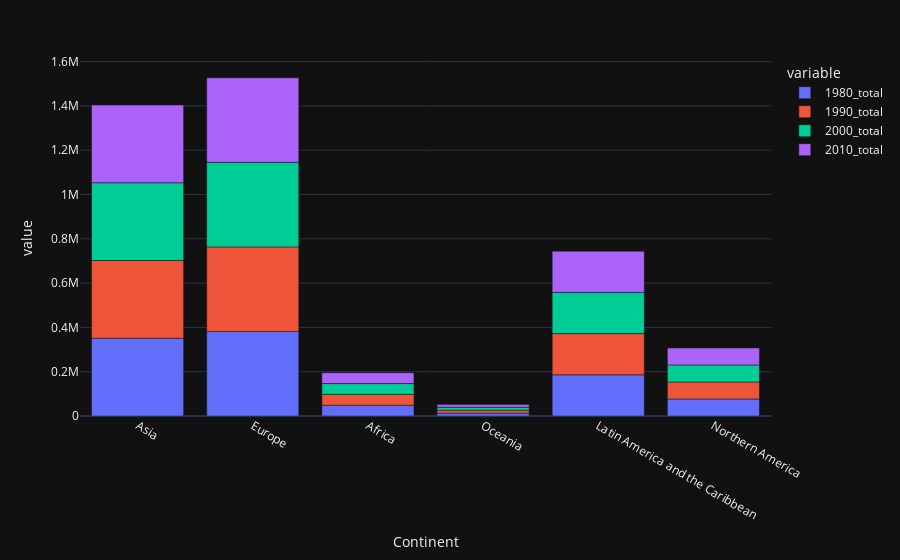

The notebook cell saved with this chart:
### Code cell
px.bar(df_continent_decades, x="Continent", y=df_continent_decades.columns)

### Figure 1 — Plotly figure (JSON) as saved in the notebook; plotly's stock layout.template omitted (floating-point values rounded to 4 significant figures)
{"data": [{"alignmentgroup": "True", "hovertemplate": "variable=1980_total<br>Continent=%{x}<br>value=%{y}<extra></extra>", "legendgroup": "1980_total", "marker": {"color": "#636efa", "pattern": {"shape": ""}}, "name": "1980_total", "offsetgroup": "1980_total", "orientation": "v", "showlegend": true, "textposition": "auto", "type": "bar", "x": ["Asia", "Europe", "Africa", "Oceania", "Latin America and the Caribbean", "Northern America"], "xaxis": "x", "y": [351025, 381738, 48815, 13096, 185975, 76824], "yaxis": "y"}, {"alignmentgroup": "True", "hovertemplate": "variable=1990_total<br>Continent=%{x}<br>value=%{y}<extra></extra>", "legendgroup": "1990_total", "marker": {"color": "#EF553B", "pattern": {"shape": ""}}, "name": "1990_total", "offsetgroup": "1990_total", "orientation": "v", "showlegend": true, "textposition": "auto", "type": "bar", "x": ["Asia", "Europe", "Africa", "Oceania", "Latin America and the Caribbean", "Northern America"], "xaxis": "x", "y": [351025, 381738, 48815, 13096, 185975, 76824], "yaxis": "y"}, {"alignmentgroup": "True", "hovertemplate": "variable=2000_total<br>Continent=%{x}<br>value=%{y}<extra></extra>", "legendgroup": "2000_total", "marker": {"color": "#00cc96", "pattern": {"shape": ""}}, "name": "2000_total", "offsetgroup": "2000_total", "orientation": "v", "showlegend": true, "textposition": "auto", "type": "bar", "x": ["Asia", "Europe", "Africa", "Oceania", "Latin America and the Caribbean", "Northern America"], "xaxis": "x", "y": [351025, 381738, 48815, 13096, 185975, 76824], "yaxis": "y"}, {"alignmentgroup": "True", "hovertemplate": "variable=2010_total<br>Continent=%{x}<br>value=%{y}<extra></extra>", "legendgroup": "2010_total", "marker": {"color": "#ab63fa", "pattern": {"shape": ""}}, "name": "2010_total", "offsetgroup": "2010_total", "orientation": "v", "showlegend": true, "textposition": "auto", "type": "bar", "x": ["Asia", "Europe", "Africa", "Oceania", "Latin America and the Caribbean", "Northern America"], "xaxis": "x", "y": [351025, 381738, 48815, 13096, 185975, 76824], "yaxis": "y"}], "layout": {"barmode": "relative", "legend": {"title": {"text": "variable"}, "tracegroupgap": 0}, "margin": {"t": 60}, "xaxis": {"anchor": "y", "domain": [0, 1], "title": {"text": "Continent"}}, "yaxis": {"anchor": "x", "domain": [0, 1], "title": {"text": "value"}}}}
